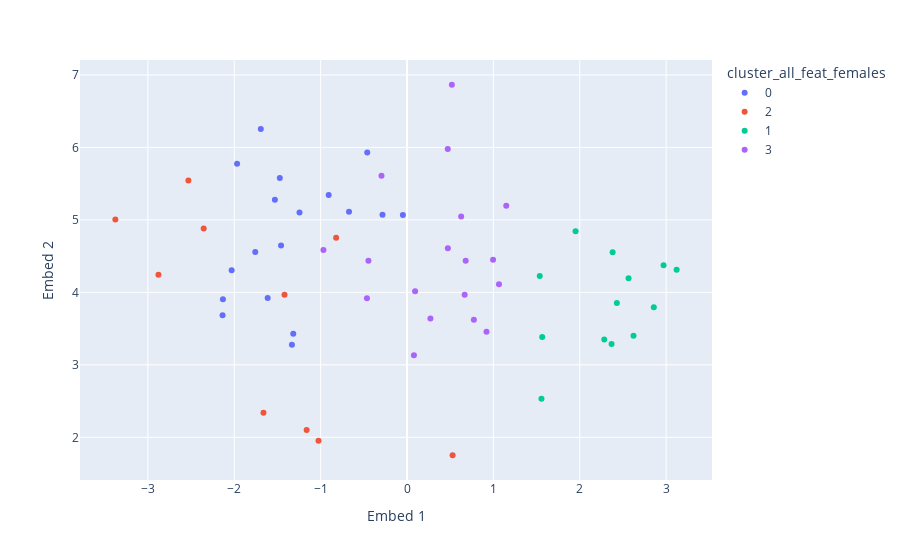

Write notebook code for a chart like this one.
### Code cell
px.scatter(data_frame = X_only_females, x = 'Embed 1', y = 'Embed 2', color = 'cluster_all_feat_females')

### Figure 1 — Plotly figure (JSON) as saved in the notebook; plotly's stock layout.template omitted (floating-point values rounded to 4 significant figures)
{"data": [{"hovertemplate": "cluster_all_feat_females=0<br>Embed 1=%{x}<br>Embed 2=%{y}<extra></extra>", "legendgroup": "0", "marker": {"color": "#636efa", "symbol": "circle"}, "mode": "markers", "name": "0", "orientation": "v", "showlegend": true, "type": "scatter", "x": [-2.03, -0.2839, -0.04779, -1.967, -2.131, -1.317, -0.9071, -1.757, -1.245, -1.458, -1.613, -1.53, -1.473, -0.6714, -2.135, -0.4603, -1.333, -1.693], "xaxis": "x", "y": [4.306, 5.072, 5.066, 5.774, 3.905, 3.429, 5.343, 4.558, 5.103, 4.647, 3.924, 5.279, 5.58, 5.111, 3.685, 5.929, 3.277, 6.254], "yaxis": "y"}, {"hovertemplate": "cluster_all_feat_females=2<br>Embed 1=%{x}<br>Embed 2=%{y}<extra></extra>", "legendgroup": "2", "marker": {"color": "#EF553B", "symbol": "circle"}, "mode": "markers", "name": "2", "orientation": "v", "showlegend": true, "type": "scatter", "x": [-2.354, 0.5277, -1.418, -1.662, -1.025, -3.377, -0.8209, -2.878, -1.162, -2.531], "xaxis": "x", "y": [4.882, 1.753, 3.967, 2.338, 1.952, 5.004, 4.754, 4.243, 2.101, 5.542], "yaxis": "y"}, {"hovertemplate": "cluster_all_feat_females=1<br>Embed 1=%{x}<br>Embed 2=%{y}<extra></extra>", "legendgroup": "1", "marker": {"color": "#00cc96", "symbol": "circle"}, "mode": "markers", "name": "1", "orientation": "v", "showlegend": true, "type": "scatter", "x": [2.857, 1.537, 2.564, 2.97, 1.565, 2.368, 2.38, 1.951, 1.556, 2.429, 3.121, 2.622, 2.284], "xaxis": "x", "y": [3.794, 4.227, 4.194, 4.373, 3.384, 3.287, 4.554, 4.842, 2.533, 3.854, 4.311, 3.402, 3.35], "yaxis": "y"}, {"hovertemplate": "cluster_all_feat_females=3<br>Embed 1=%{x}<br>Embed 2=%{y}<extra></extra>", "legendgroup": "3", "marker": {"color": "#ab63fa", "symbol": "circle"}, "mode": "markers", "name": "3", "orientation": "v", "showlegend": true, "type": "scatter", "x": [0.6267, 0.09348, 0.92, 0.7737, 0.9964, -0.4467, -0.2954, 0.4726, 1.065, 0.07971, 0.6791, 0.6673, 0.519, -0.4639, -0.9677, 1.149, 0.4717, 0.2709], "xaxis": "x", "y": [5.047, 4.015, 3.458, 3.622, 4.452, 4.438, 5.609, 4.609, 4.112, 3.133, 4.438, 3.968, 6.865, 3.92, 4.584, 5.194, 5.977, 3.641], "yaxis": "y"}], "layout": {"legend": {"title": {"text": "cluster_all_feat_females"}, "tracegroupgap": 0}, "margin": {"t": 60}, "xaxis": {"anchor": "y", "domain": [0, 1], "title": {"text": "Embed 1"}}, "yaxis": {"anchor": "x", "domain": [0, 1], "title": {"text": "Embed 2"}}}}
